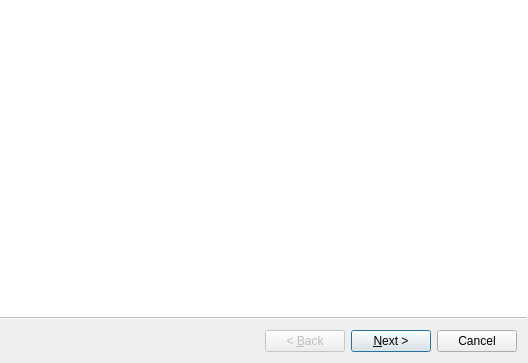
<?xml version="1.0" encoding="UTF-8"?>
<ui version="4.0">
 <class>SetupWizard</class>
 <widget class="QWizard" name="SetupWizard">
  <property name="geometry">
   <rect>
    <x>0</x>
    <y>0</y>
    <width>528</width>
    <height>363</height>
   </rect>
  </property>
  <property name="windowTitle">
   <string>Wizard</string>
  </property>
  <property name="wizardStyle">
   <enum>QWizard::AeroStyle</enum>
  </property>
  <widget class="QWizardPage" name="wizardPage1"/>
  <widget class="QWizardPage" name="wizardPage2">
   <widget class="QLabel" name="label_6">
    <property name="geometry">
     <rect>
      <x>20</x>
      <y>10</y>
      <width>81</width>
      <height>16</height>
     </rect>
    </property>
    <property name="text">
     <string>Datos basicos</string>
    </property>
   </widget>
   <widget class="QWidget" name="layoutWidget">
    <property name="geometry">
     <rect>
      <x>20</x>
      <y>40</y>
      <width>441</width>
      <height>181</height>
     </rect>
    </property>
    <layout class="QGridLayout" name="gridLayout">
     <item row="0" column="0">
      <widget class="QLabel" name="label">
       <property name="text">
        <string>Nombre</string>
       </property>
      </widget>
     </item>
     <item row="0" column="1" colspan="2">
      <widget class="QLineEdit" name="lineEdit"/>
     </item>
     <item row="1" column="0">
      <widget class="QLabel" name="label_2">
       <property name="text">
        <string>Edad</string>
       </property>
      </widget>
     </item>
     <item row="1" column="1">
      <widget class="QSpinBox" name="spinBox"/>
     </item>
     <item row="2" column="0">
      <widget class="QLabel" name="label_4">
       <property name="text">
        <string>Peso</string>
       </property>
      </widget>
     </item>
     <item row="2" column="1">
      <widget class="QDoubleSpinBox" name="doubleSpinBox"/>
     </item>
     <item row="3" column="0">
      <widget class="QLabel" name="label_3">
       <property name="text">
        <string>Altura</string>
       </property>
      </widget>
     </item>
     <item row="3" column="1">
      <widget class="QDoubleSpinBox" name="doubleSpinBox_2"/>
     </item>
     <item row="4" column="0">
      <widget class="QLabel" name="label_5">
       <property name="text">
        <string>Genero</string>
       </property>
      </widget>
     </item>
     <item row="4" column="1">
      <widget class="QComboBox" name="comboBox">
       <item>
        <property name="text">
         <string>Seleccione</string>
        </property>
       </item>
       <item>
        <property name="text">
         <string>Masculino</string>
        </property>
       </item>
       <item>
        <property name="text">
         <string>Femenino</string>
        </property>
       </item>
      </widget>
     </item>
     <item row="5" column="0">
      <widget class="QLabel" name="label_7">
       <property name="text">
        <string>Nivel de Actividad</string>
       </property>
      </widget>
     </item>
     <item row="5" column="1">
      <widget class="QComboBox" name="comboBox_2">
       <item>
        <property name="text">
         <string>Seleccione</string>
        </property>
       </item>
       <item>
        <property name="text">
         <string>Sedentario</string>
        </property>
       </item>
       <item>
        <property name="text">
         <string>Ligero</string>
        </property>
       </item>
       <item>
        <property name="text">
         <string>Moderado</string>
        </property>
       </item>
       <item>
        <property name="text">
         <string>Alto</string>
        </property>
       </item>
       <item>
        <property name="text">
         <string>Muy alto</string>
        </property>
       </item>
      </widget>
     </item>
    </layout>
   </widget>
  </widget>
 </widget>
 <resources/>
 <connections/>
</ui>
